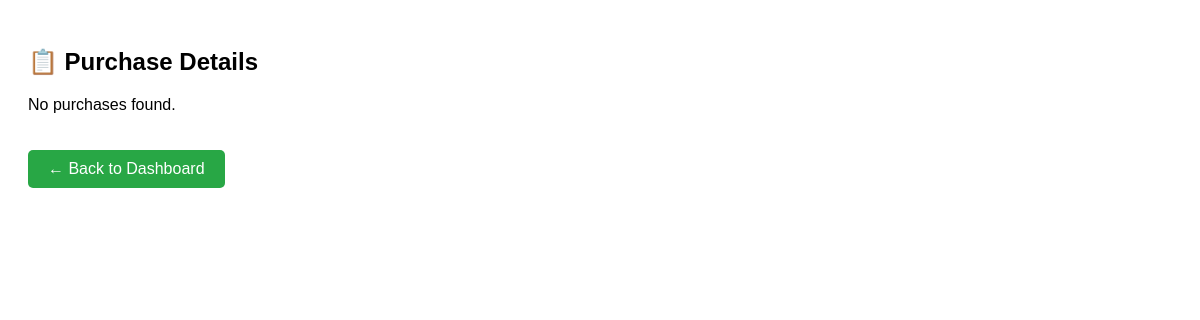
Before: /pages/purchase_details.php with the older database file.
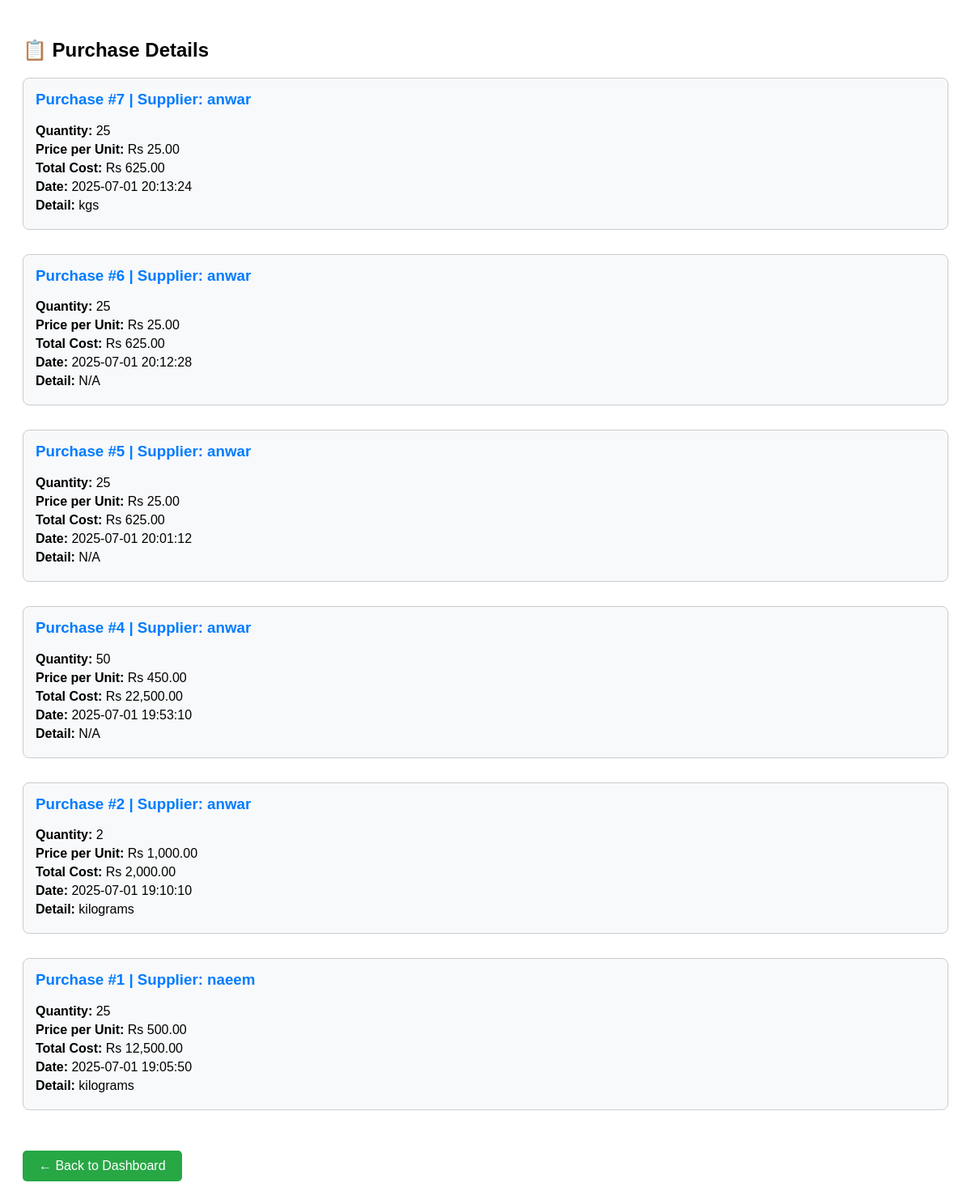
After: the same page with the newer database file.
### tables this page shows
CREATE TABLE `purchases` (
  `id` int(11) NOT NULL,
  `supplier_id` int(11) NOT NULL,
  `quantity` int(11) NOT NULL,
  `price_per_unit` decimal(10,2) NOT NULL,
  `purchase_date` datetime DEFAULT current_timestamp()
);

CREATE TABLE `suppliers` (
  `id` int(11) NOT NULL,
  `name` varchar(100) NOT NULL,
  `phone` varchar(20) NOT NULL,
  `category_id` int(11) NOT NULL
);

CREATE TABLE `purchase_details` (
  `id` int(11) NOT NULL,
  `purchase_id` int(11) NOT NULL,
  `detail_description` varchar(255) DEFAULT NULL
);

### pages/purchase_details.php (the view, shortened to what this page needs)
<?php
$db = new DB();
$conn = $db->connect();
$sql = "
    SELECT p.id, p.supplier_id, p.quantity, p.price_per_unit, p.purchase_date, s.name AS supplier_name
    FROM purchases p
    JOIN suppliers s ON p.supplier_id = s.id
    ORDER BY p.purchase_date DESC
";
$purchases = $conn->query($sql);
?>
<!DOCTYPE html>
<html>
<head>
    <link rel="stylesheet" href="../assets/style.css">
</head>
<body>
<h2>📋 Purchase Details</h2>
<?php
if ($purchases->num_rows > 0) {
    while ($row = $purchases->fetch_assoc()) {
        $purchase_id = $row['id'];
        $stmt = $conn->prepare("SELECT detail_description FROM purchase_details WHERE purchase_id = ?");
        $stmt->bind_param("i", $purchase_id);
        $stmt->execute();
        $detailResult = $stmt->get_result();
        $detailText = $detailResult->num_rows > 0 ? $detailResult->fetch_assoc()['detail_description'] : 'N/A';
        $total_cost = $row['quantity'] * $row['price_per_unit'];
        echo "<div class='purchase-box'>
                <h3>Purchase #{$row['id']} | Supplier: {$row['supplier_name']}</h3>
                <p><strong>Quantity:</strong> {$row['quantity']}</p>
                <p><strong>Price per Unit:</strong> Rs " . number_format($row['price_per_unit'], 2) . "</p>
                <p><strong>Total Cost:</strong> Rs " . number_format($total_cost, 2) . "</p>
                <p><strong>Date:</strong> {$row['purchase_date']}</p>
                <p><strong>Detail:</strong> {$detailText}</p>
              </div>";
    }
} else {
    echo "<p>No purchases found.</p>";
}
?>
<a href="dashboard.php" class="back-btn">← Back to Dashboard</a>
</body>
</html>

### assets/style.css (style rules this page uses)
body { font-family: Arial, sans-serif; padding: 20px; }

### pages/purchase_details.php (style rules this page uses)
body { font-family: Arial, sans-serif; padding: 20px; }
.purchase-box { margin-bottom: 30px; padding: 15px; border: 1px solid #ccc; background-color: #f8f9fa; border-radius: 8px; }
.purchase-box h3 { margin-top: 0; color: #007bff; }
.purchase-box p { margin: 5px 0; }
.back-btn { display: inline-block; margin-top: 20px; padding: 10px 20px; background-color: #28a745; color: white; text-decoration: none; border-radius: 5px; }

Changed rows visible on the page:
added purchases: id "7", supplier.name "anwar", quantity "25", price_per_unit "25.00", total_cost "625.00", purchase_date "2025-07-01 20:13:24", purchase_details.detail_description "kgs"
added purchases: id "6", supplier.name "anwar", quantity "25", price_per_unit "25.00", total_cost "625.00", purchase_date "2025-07-01 20:12:28", detailText "N/A"
added purchases: id "5", supplier.name "anwar", quantity "25", price_per_unit "25.00", total_cost "625.00", purchase_date "2025-07-01 20:01:12", detailText "N/A"
added purchases: id "4", supplier.name "anwar", quantity "50", price_per_unit "450.00", total_cost "22,500.00", purchase_date "2025-07-01 19:53:10", detailText "N/A"
added purchases: id "2", supplier.name "anwar", quantity "2", price_per_unit "1,000.00", total_cost "2,000.00", purchase_date "2025-07-01 19:10:10", purchase_details.detail_description "kilograms"
added purchases: id "1", supplier.name "naeem", quantity "25", price_per_unit "500.00", total_cost "12,500.00", purchase_date "2025-07-01 19:05:50", purchase_details.detail_description "kilograms"
Other visible differences:
text no longer shown: "No purchases found."
